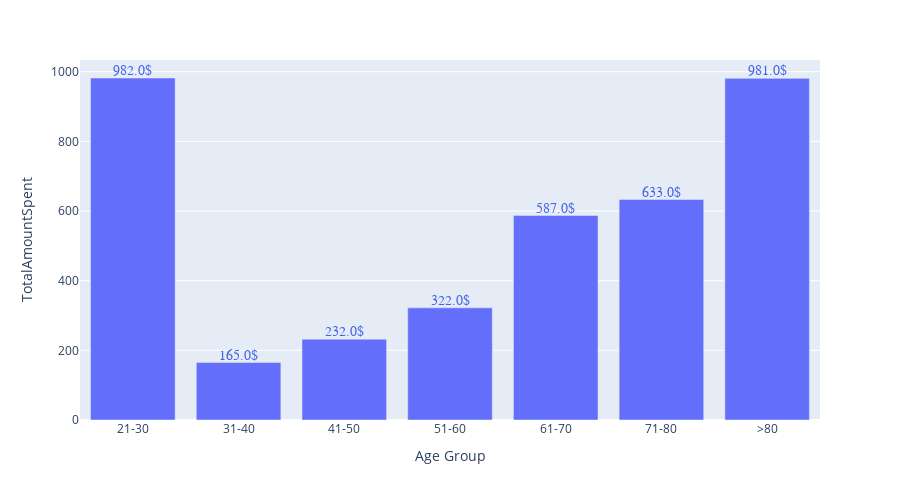

The notebook cell this image was saved under:
### Code cell
mask = data2.groupby("Age Group")["TotalAmountSpent"].median()
mask = mask.reset_index()

fig = px.bar(data_frame=mask, x="Age Group", y="TotalAmountSpent", height=500)

annotation = []
for x, y in zip(mask["Age Group"], mask["TotalAmountSpent"]):
    annotation.append(
        dict(x=x, y=y +20,
             text=str(round(y, 2)) + '$',
             font=dict(family='Arial', size=14, color='rgb(66, 99, 236)'), showarrow=False)
    )
    
fig.update_xaxes(categoryorder='array', categoryarray= order)
fig.update_layout(annotations=annotation)
fig.show()

### Figure 1 — Plotly figure (JSON) as saved in the notebook; plotly's stock layout.template omitted (floating-point values rounded to 4 significant figures)
{"data": [{"alignmentgroup": "True", "hovertemplate": "Age Group=%{x}<br>TotalAmountSpent=%{y}<extra></extra>", "legendgroup": "", "marker": {"color": "#636efa", "pattern": {"shape": ""}}, "name": "", "offsetgroup": "", "orientation": "v", "showlegend": false, "textposition": "auto", "type": "bar", "x": ["21-30", "31-40", "41-50", "51-60", "61-70", "71-80", ">80"], "xaxis": "x", "y": [982, 165, 232, 322, 587, 633, 981], "yaxis": "y"}], "layout": {"annotations": [{"font": {"color": "rgb(66, 99, 236)", "family": "Arial", "size": 14}, "showarrow": false, "text": "982.0$", "x": "21-30", "y": 1002}, {"font": {"color": "rgb(66, 99, 236)", "family": "Arial", "size": 14}, "showarrow": false, "text": "165.0$", "x": "31-40", "y": 185}, {"font": {"color": "rgb(66, 99, 236)", "family": "Arial", "size": 14}, "showarrow": false, "text": "232.0$", "x": "41-50", "y": 252}, {"font": {"color": "rgb(66, 99, 236)", "family": "Arial", "size": 14}, "showarrow": false, "text": "322.0$", "x": "51-60", "y": 342}, {"font": {"color": "rgb(66, 99, 236)", "family": "Arial", "size": 14}, "showarrow": false, "text": "587.0$", "x": "61-70", "y": 607}, {"font": {"color": "rgb(66, 99, 236)", "family": "Arial", "size": 14}, "showarrow": false, "text": "633.0$", "x": "71-80", "y": 653}, {"font": {"color": "rgb(66, 99, 236)", "family": "Arial", "size": 14}, "showarrow": false, "text": "981.0$", "x": ">80", "y": 1001}], "barmode": "relative", "height": 500, "legend": {"tracegroupgap": 0}, "margin": {"t": 60}, "xaxis": {"anchor": "y", "categoryarray": ["21-30", "31-40", "41-50", "51-60", "61-70", "71-80", ">80"], "categoryorder": "array", "domain": [0, 1], "title": {"text": "Age Group"}}, "yaxis": {"anchor": "x", "domain": [0, 1], "title": {"text": "TotalAmountSpent"}}}}
